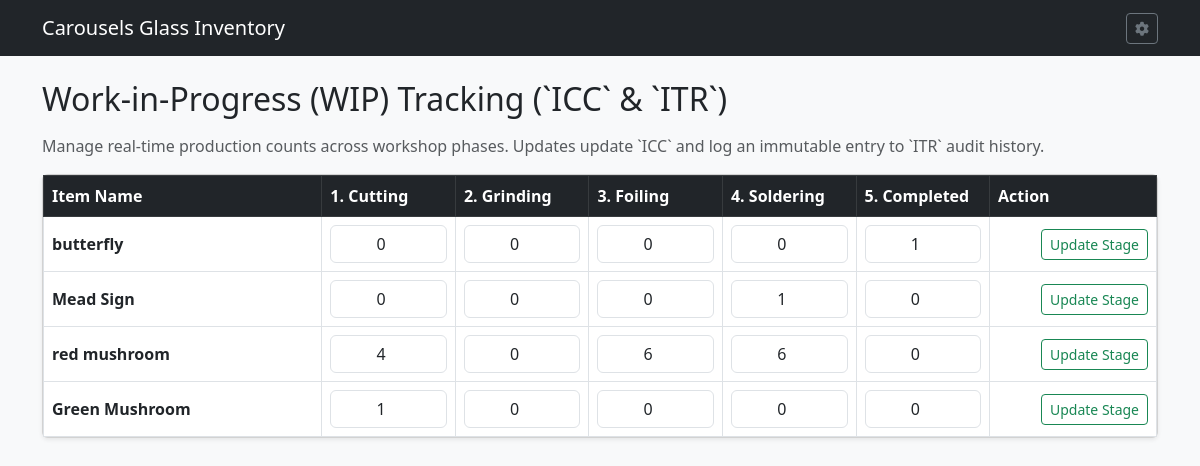
The page /inventory on the database as committed earlier.
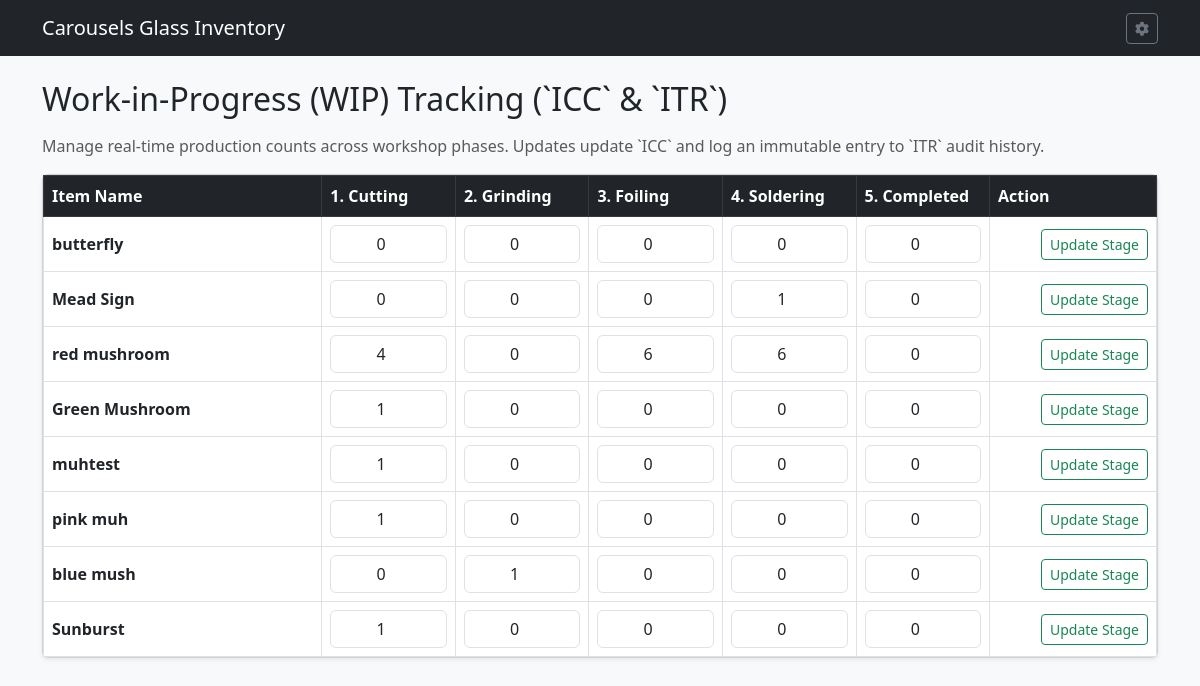
The same page on the database as committed later.
### tables this page shows
CREATE TABLE ICC (

    IPID INTEGER PRIMARY KEY AUTOINCREMENT,	--Item State ID
    ITEMID INTEGER,				--Item ID
    IPCUT INTEGER,				--Item num in Cut State
    IPGRND INTEGER,				--Item num in Grind State
    IPWASH INTEGER,				--Item num in Wash State
    IPFOIL INTEGER,				--Item num in Foil State
    IPSLDR INTEGER,				--Item num in Solder State
    IPPOLISH INTEGER,				--Item num in Polish State
    IPDONE INTEGER,				--Item num in Finished State
    IPTS TEXT,					--Item state time stamp

    FOREIGN KEY (ITEMID) REFERENCES ITM(ITEMID) ON DELETE CASCADE ON UPDATE CASCADE

);

CREATE TABLE ITM (

    ITEMID INTEGER PRIMARY KEY AUTOINCREMENT,	--Item ID
    ITMNAME TEXT,				--Item Name
    ITMIMG TEXT,				--Item Image
    ONEOFF INTEGER,				--One off Item
    VARIAT INTEGER,				--Is Variation Boolean
    ITMGRP TEXT,				--Item Group
    CURRENT INTEGER,				--Currently Being Sold Bool
    ITMPTRN TEXT,				--Item Pattern Image
    ITMSVG TEXT,				--Item SVG
    ITMNOTE TEXT,				--Item Notes
    ITMLEN TEXT,				--Item Length
    ITMWID TEXT,				--Item Width
    IMISLDR INTEGER,				--Item Solder IMI ID
    IMICAME INTEGER,				--Item CAME IMI ID
    IMIFOIL INTEGER,				--Item Foil IMI ID
    IMICHAIN INTEGER,				--Item Chain IMI ID
    IMIRING INTEGER,				--Item Ring IMI ID
    IMIWIRE INTEGER,				--Item Wire IMI ID
    PARENT INTEGER,				--Parent Item ID
    PATINA TEXT,				--Patina Type
    ISACTIVE INTEGER,				--Is Active Item

    FOREIGN KEY (ITMGRP) REFERENCES IGP(ITMGRP) ON DELETE SET NULL ON UPDATE CASCADE,
    FOREIGN KEY (IMISLDR) REFERENCES IMI(IMIID) ON DELETE SET NULL ON UPDATE CASCADE,
    FOREIGN KEY (IMICAME) REFERENCES IMI(IMIID) ON DELETE SET NULL ON UPDATE CASCADE,
    FOREIGN KEY (IMIFOIL) REFERENCES IMI(IMIID) ON DELETE SET NULL ON UPDATE CASCADE,
    FOREIGN KEY (IMICHAIN) REFERENCES IMI(IMIID) ON DELETE SET NULL ON UPDATE CASCADE,
    FOREIGN KEY (IMIRING) REFERENCES IMI(IMIID) ON DELETE SET NULL ON UPDATE CASCADE,
    FOREIGN KEY (IMIWIRE) REFERENCES IMI(IMIID) ON DELETE SET NULL ON UPDATE CASCADE,
    FOREIGN KEY (PATINA) REFERENCES PATINA(PATINA) ON DELETE SET NULL ON UPDATE CASCADE
);

### routes/item_routes.py (the view)
@item_bp.route("/inventory")
def inventory_status():
    db = get_db()
    counts = db.execute("""

        SELECT i.ITMNAME, c.*

        FROM ICC c

        JOIN ITM i ON c.ITEMID = i.ITEMID

    """).fetchall()
    return render_template("inventory_status.html", counts=counts)

### app.py (called while the page is built)
def get_db():
    conn = sqlite3.connect(DATABASE)
    conn.row_factory = sqlite3.Row
    conn.execute("PRAGMA foreign_keys = ON;")
    return conn

### routes/item_routes.py (called while the page is built)
def get_db():
    from __main__ import get_db
    return get_db()

### templates/inventory_status.html
{% extends 'base.html' %}
{% block content %}
<h2 class="mb-3">Work-in-Progress (WIP) Tracking (`ICC` & `ITR`)</h2>
<p class="text-muted">Manage real-time production counts across workshop phases. Updates update `ICC` and log an immutable entry to `ITR` audit history.</p>
<div class="card shadow-sm">
    <div class="card-body p-0">
        <table class="table table-bordered table-hover mb-0 align-middle">
            <thead class="table-dark">
                <tr>
                    <th>Item Name</th>
                    <th text-center style="width: 12%;">1. Cutting</th>
                    <th text-center style="width: 12%;">2. Grinding</th>
                    <th text-center style="width: 12%;">3. Foiling</th>
                    <th text-center style="width: 12%;">4. Soldering</th>
                    <th text-center style="width: 12%;">5. Completed</th>
                    <th text-end style="width: 15%;">Action</th>
                </tr>
            </thead>
            <tbody>
                {% for c in counts %}
                <tr>
                    <form action="{{ url_for('update_inventory', item_id=c.ITEMID) }}" method="POST">
                        <td><strong>{{ c.ITMNAME }}</strong></td>
                        <td><input type="number" min="0" name="IPCUT" class="form-control text-center" value="{{ c.IPCUT }}"></td>
                        <td><input type="number" min="0" name="IPGRND" class="form-control text-center" value="{{ c.IPGRND }}"></td>
                        <td><input type="number" min="0" name="IPFOIL" class="form-control text-center" value="{{ c.IPFOIL }}"></td>
                        <td><input type="number" min="0" name="IPSLDR" class="form-control text-center" value="{{ c.IPSLDR }}"></td>
                        <td><input type="number" min="0" name="IPDONE" class="form-control text-center" value="{{ c.IPDONE }}"></td>
                        <td class="text-end">
                            <button type="submit" class="btn btn-sm btn-outline-success">Update Stage</button>
                        </td>
                    </form>
                </tr>
                {% else %}
                <tr>
                    <td colspan="7" class="text-center py-4 text-muted">No inventory stages logged. Ensure you have created items in the `ITM` table first.</td>
                </tr>
                {% endfor %}
            </tbody>
        </table>
    </div>
</div>
{% endblock %}

Rows that differ between the two databases and show on the page:
changed ICC "butterfly": IPDONE "1" → "0"
added ICC: ITMNAME "muhtest", IPCUT "1", IPGRND "0", IPFOIL "0", IPSLDR "0", IPDONE "0"
added ICC: ITMNAME "pink muh", IPCUT "1", IPGRND "0", IPFOIL "0", IPSLDR "0", IPDONE "0"
added ICC: ITMNAME "blue mush", IPCUT "0", IPGRND "1", IPFOIL "0", IPSLDR "0", IPDONE "0"
added ICC: ITMNAME "Sunburst", IPCUT "1", IPGRND "0", IPFOIL "0", IPSLDR "0", IPDONE "0"
